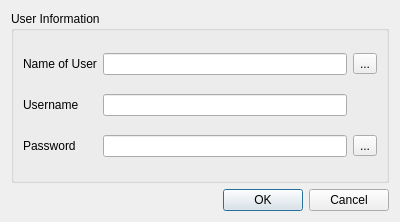
<?xml version="1.0" encoding="UTF-8"?>
<ui version="4.0">
 <class>Dialog</class>
 <widget class="QDialog" name="Dialog">
  <property name="geometry">
   <rect>
    <x>0</x>
    <y>0</y>
    <width>400</width>
    <height>222</height>
   </rect>
  </property>
  <property name="windowTitle">
   <string>Dialog</string>
  </property>
  <layout class="QVBoxLayout" name="verticalLayout">
   <item>
    <widget class="QGroupBox" name="groupBox">
     <property name="title">
      <string>User Information</string>
     </property>
     <layout class="QGridLayout" name="gridLayout">
      <item row="1" column="0">
       <widget class="QLabel" name="lblUsername">
        <property name="sizePolicy">
         <sizepolicy hsizetype="Fixed" vsizetype="Fixed">
          <horstretch>0</horstretch>
          <verstretch>0</verstretch>
         </sizepolicy>
        </property>
        <property name="text">
         <string>Username</string>
        </property>
       </widget>
      </item>
      <item row="0" column="0">
       <widget class="QLabel" name="lblName">
        <property name="sizePolicy">
         <sizepolicy hsizetype="Fixed" vsizetype="Fixed">
          <horstretch>0</horstretch>
          <verstretch>0</verstretch>
         </sizepolicy>
        </property>
        <property name="text">
         <string>Name of User</string>
        </property>
       </widget>
      </item>
      <item row="1" column="1">
       <widget class="QLineEdit" name="editUsername"/>
      </item>
      <item row="2" column="0">
       <widget class="QLabel" name="lblPass">
        <property name="sizePolicy">
         <sizepolicy hsizetype="Fixed" vsizetype="Fixed">
          <horstretch>0</horstretch>
          <verstretch>0</verstretch>
         </sizepolicy>
        </property>
        <property name="text">
         <string>Password</string>
        </property>
       </widget>
      </item>
      <item row="0" column="1">
       <widget class="QLineEdit" name="editName"/>
      </item>
      <item row="2" column="1">
       <widget class="QLineEdit" name="editPass"/>
      </item>
      <item row="2" column="2">
       <widget class="QToolButton" name="btnEditPass">
        <property name="text">
         <string>...</string>
        </property>
       </widget>
      </item>
      <item row="0" column="2">
       <widget class="QToolButton" name="btnEditName">
        <property name="text">
         <string>...</string>
        </property>
       </widget>
      </item>
     </layout>
    </widget>
   </item>
   <item>
    <widget class="QDialogButtonBox" name="buttonBox">
     <property name="orientation">
      <enum>Qt::Horizontal</enum>
     </property>
     <property name="standardButtons">
      <set>QDialogButtonBox::Cancel|QDialogButtonBox::Ok</set>
     </property>
    </widget>
   </item>
  </layout>
 </widget>
 <tabstops>
  <tabstop>editName</tabstop>
  <tabstop>btnEditName</tabstop>
  <tabstop>editUsername</tabstop>
  <tabstop>editPass</tabstop>
  <tabstop>btnEditPass</tabstop>
 </tabstops>
 <resources/>
 <connections>
  <connection>
   <sender>buttonBox</sender>
   <signal>accepted()</signal>
   <receiver>Dialog</receiver>
   <slot>accept()</slot>
   <hints>
    <hint type="sourcelabel">
     <x>248</x>
     <y>254</y>
    </hint>
    <hint type="destinationlabel">
     <x>157</x>
     <y>274</y>
    </hint>
   </hints>
  </connection>
  <connection>
   <sender>buttonBox</sender>
   <signal>rejected()</signal>
   <receiver>Dialog</receiver>
   <slot>reject()</slot>
   <hints>
    <hint type="sourcelabel">
     <x>316</x>
     <y>260</y>
    </hint>
    <hint type="destinationlabel">
     <x>286</x>
     <y>274</y>
    </hint>
   </hints>
  </connection>
 </connections>
</ui>
